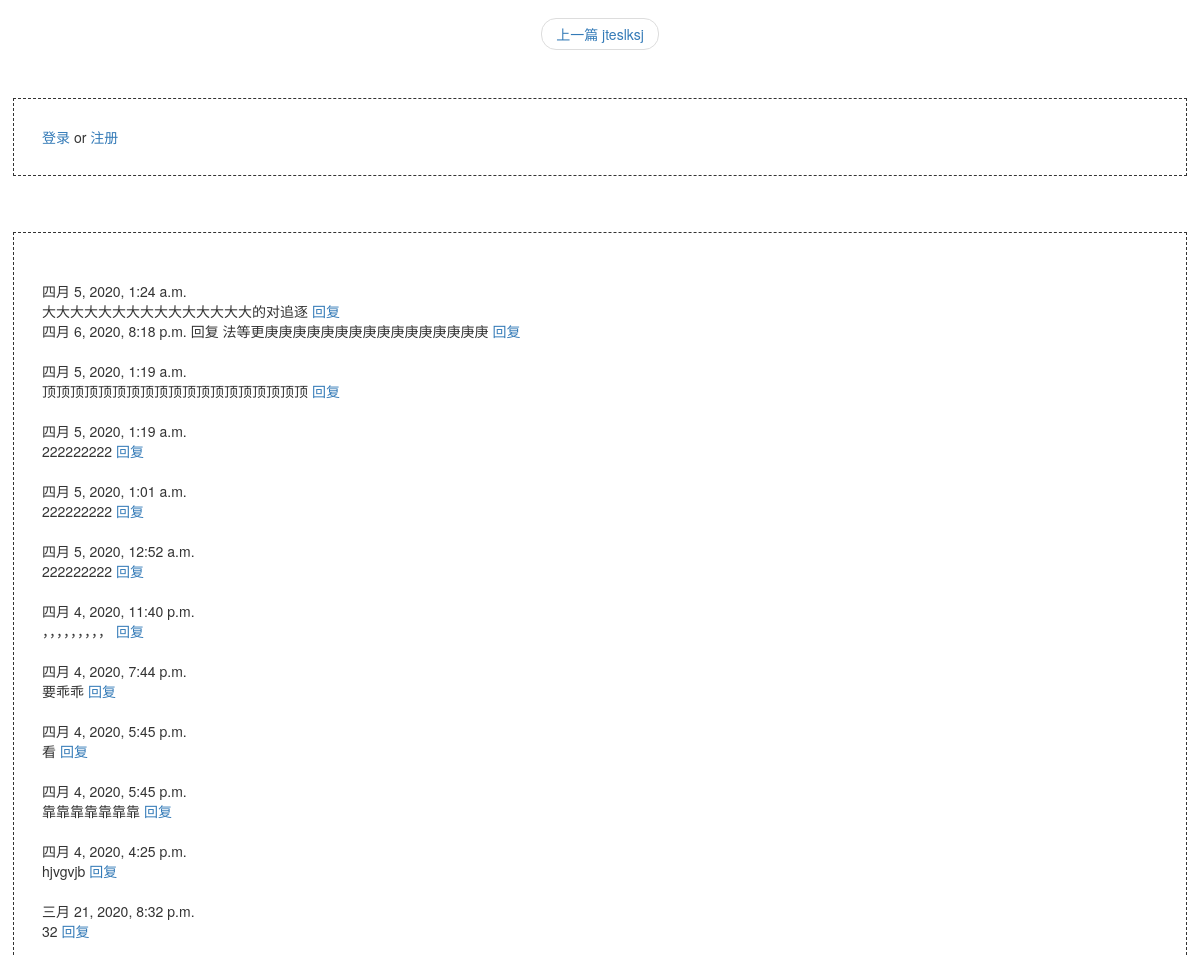
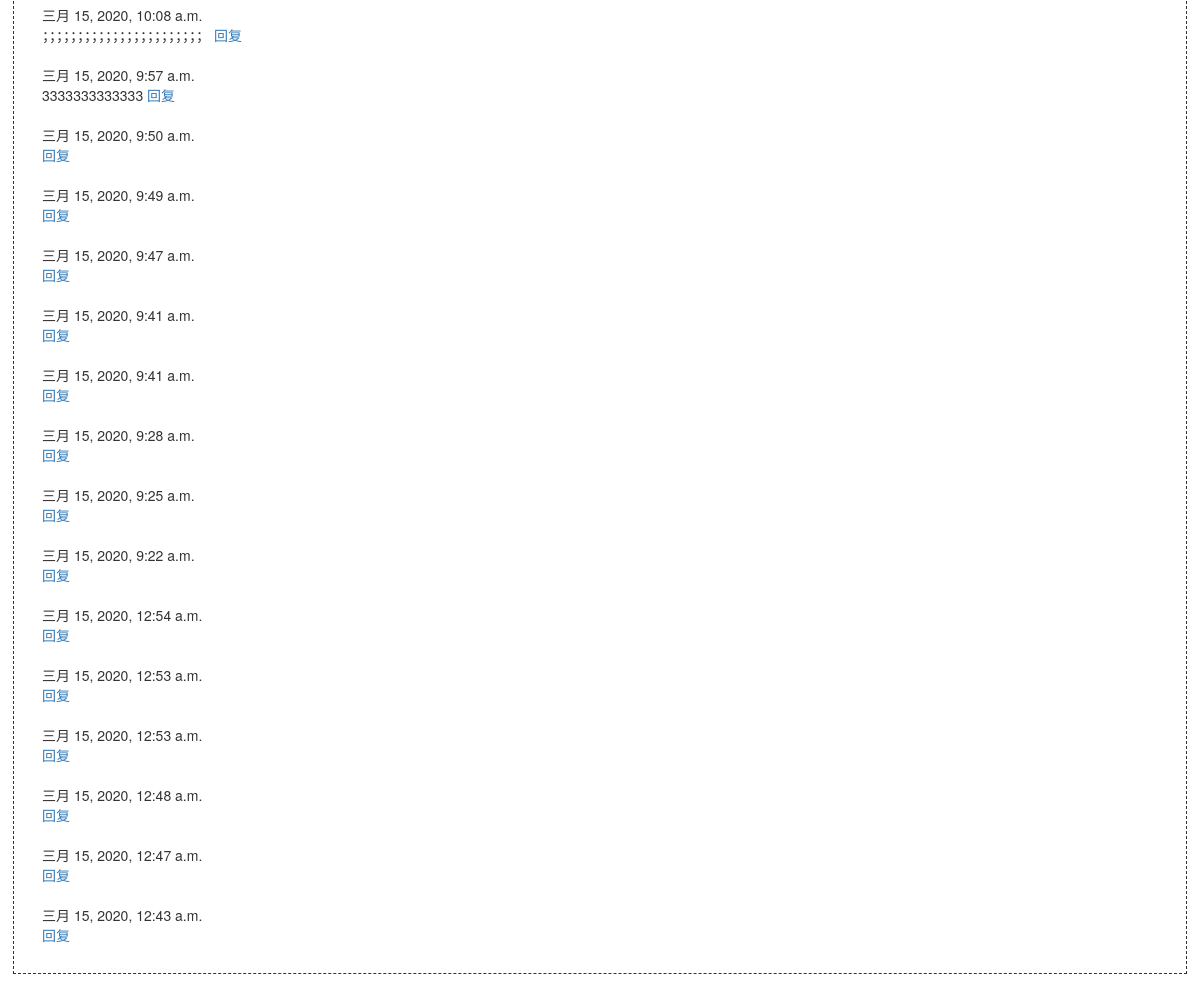
The app's page /blog/1 (lower part), older data (2 pictures, top to bottom).
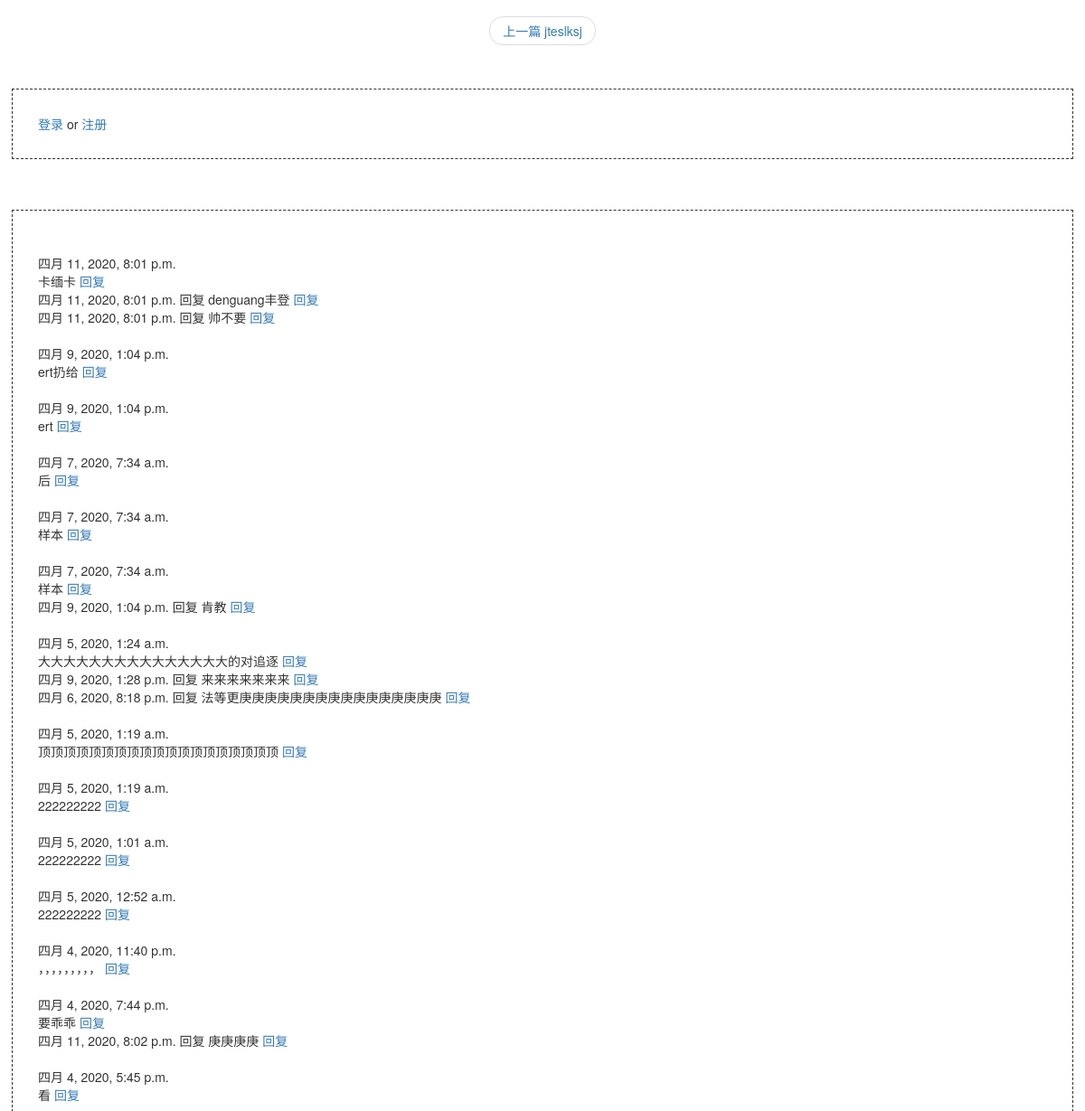
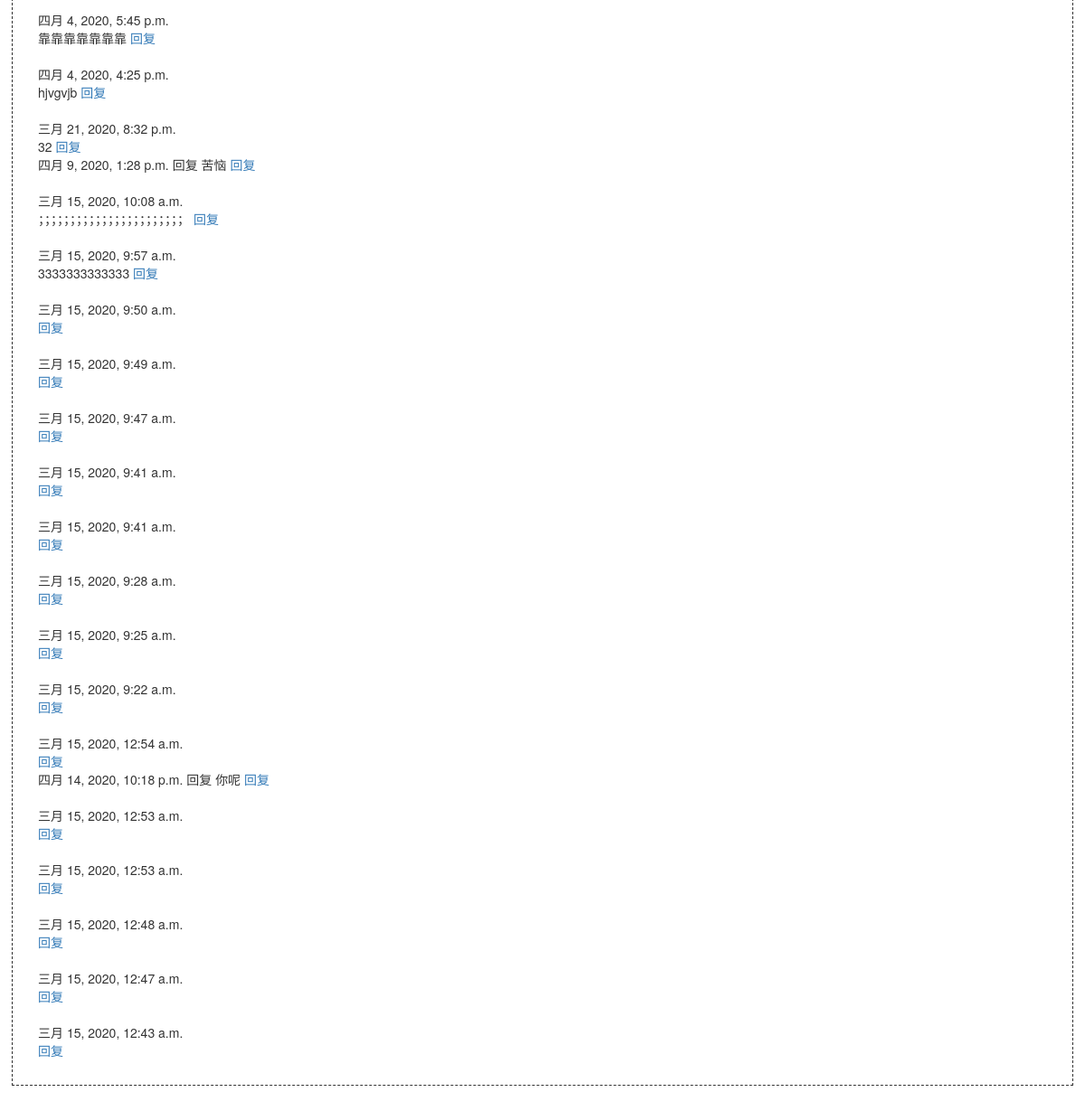
The same page, newer data (2 pictures, top to bottom).
### blog/models.py (models this page shows, shortened)
class Blog(models.Model):
    title = models.CharField(max_length=50)
    blog_type = models.ForeignKey(BlogType, on_delete=models.DO_NOTHING)
    content = MDTextField()
    author = models.ForeignKey(User,on_delete=models.DO_NOTHING)
    created_time = models.DateTimeField(auto_now_add=True)
    last_updated_time = models.DateField(auto_now=True)

### comment/models.py (models this page shows, shortened)
class Comment(models.Model):
    content_type = models.ForeignKey(
        ContentType, on_delete=models.CASCADE, related_name='comments')
    user = models.ForeignKey(
        User, on_delete=models.DO_NOTHING, related_name='comments')
    text = models.TextField()
    created_time = models.DateTimeField(auto_now_add=True)
    Content_object = GenericForeignKey('content_type', 'object_id')
    object_id = models.PositiveIntegerField()
    root = models.ForeignKey(
        'self', related_name='root_comment', null=True, on_delete=models.DO_NOTHING)
    parent = models.ForeignKey(
        'self', related_name='parent_comment', null=True, on_delete=models.DO_NOTHING)
    reply_to = models.ForeignKey(
        User, related_name="replies", null=True, on_delete=models.DO_NOTHING)
    class Meta:
        ordering = ["-created_time"]

### blog/views.py (the view)
# urls.py: path('<int:blog_id>', views.blog_detail, name='blog_detail'),
def blog_detail(requests, blog_id):
    context = {}
    blog = get_object_or_404(Blog, id=blog_id)
    context['blog'] = blog
    blog_comment_type = ContentType.objects.get_for_model(blog)
    comments = Comment.objects.filter(
        content_type=blog_comment_type, object_id=blog_id, parent=None)
    context['blog_content'] = markdown.markdown(blog.content.replace("\r\n", '  \n'), extensions=[
        'markdown.extensions.extra',
        'markdown.extensions.codehilite',
        'markdown.extensions.toc',
    ], safe_mode=True, enable_attributes=False)
    context['types'] = get_list_or_404(BlogType)
    context['previous_blog'] = Blog.objects.filter(
        created_time__gt=blog.created_time).first()
    context['next_blog'] = Blog.objects.filter(
        created_time__lt=blog.created_time).last()
    context['comments'] = comments
    data = {}
    data['content_type'] = blog_comment_type.model
    data['object_id'] = blog_id
    data['reply_comment_id'] = 0
    context['comments_form'] = CommentForm(initial=data)
    return render(requests, 'blog/blog_detail.html', context)

### blog/models.py (called while the page is built)
    def __str__(self):
        return self.type_name

### templates/blog/blog_detail.html (shortened to what this page needs)
{% extends "base.html" %}
{% block pagination %}
<nav aria-label="...">
    <ul class="pager">
        {% if previous_blog %}
        <li><a href="{% url 'blog_detail' previous_blog.id %}">上一篇&nbsp;{{ previous_blog.title }}</a></li>
        {% endif %}
    </ul>
</nav>
{% endblock %}
{% block comment %}
<div class="row">
    <div>
        <div style="margin: 2em;border: 1px dashed;padding: 2em;">
            {% if user.is_authenticated %}
            已登陆
            <form id='comments_form' action="{% url 'update_comment' %}" method="POST">
                {% csrf_token %}
                {{ comments_form }}
                <input type="submit" value="提交">
            </form>
            {% else %}
            <a href="{% url 'login' %}?from={{ request.get_full_path }}">登录</a>
            <span>or</span>
            <a href="{% url 'register' %}?from={{ request.get_full_path }}">注册</a>
            {% endif %}
        </div>
    </div>
</div>
<div class="row">
    <div>
        <div style="margin: 2em;border: 1px dashed;padding: 2em;">
            <div id='comment_list'>
                {% for comment in comments %}
                    <div class="comment">
                        {{ blog.user }}<br>
                        {{ comment.created_time }}<br>
                        {{ comment.text | safe }}
                        <a href="javascript:reply({{ comment.id }})">回复</a>
                        {% for reply in comment.root_comment.all %}
                            <div class="reply">
                                {{ reply.created_time }}
                                回复
                                {{ reply.text }}
                                <a href="javascript:reply({{ comment.id }})">回复</a>
                            </div>
                        {% endfor %}
                    </div>
                {% empty %}
                无
                {% endfor %}
            </div>
        </div>
    </div>
</div>
{% endblock %}

### templates/base.html (shortened to what this page needs)
<!DOCTYPE html>
<html lang="zh-CN">
<head>
  <link href="https://cdn.jsdelivr.net/npm/bootstrap@3.3.7/dist/css/bootstrap.min.css" rel="stylesheet">
</head>
<body>
  {% block pagination %}{% endblock %}
  {% block comment %}{% endblock %}
</body>
</html>

Row changes from the older to the newer data that the page shows:
added Comment: created_time "四月 11, 2020, 8:01 p.m.", text "卡缅卡"
added Comment: created_time "四月 11, 2020, 8:01 p.m.", text "denguang丰登"
added Comment: created_time "四月 11, 2020, 8:01 p.m.", text "帅不要"
added Comment: created_time "四月 9, 2020, 1:04 p.m.", text "ert扔给"
added Comment: created_time "四月 9, 2020, 1:04 p.m.", text "ert"
added Comment: created_time "四月 7, 2020, 7:34 a.m.", text "后"
added Comment: created_time "四月 7, 2020, 7:34 a.m.", text "样本"
added Comment: created_time "四月 7, 2020, 7:34 a.m.", text "样本"
added Comment: created_time "四月 9, 2020, 1:04 p.m.", text "肯教", shown under "四月 7, 2020, 7:34 a.m."
added Comment: created_time "四月 9, 2020, 1:28 p.m.", text "来来来来来来来", shown under "四月 5, 2020, 1:24 a.m."
added Comment: created_time "四月 11, 2020, 8:02 p.m.", text "庚庚庚庚", shown under "四月 4, 2020, 7:44 p.m."
added Comment: created_time "四月 9, 2020, 1:28 p.m.", text "苦恼", shown under "三月 21, 2020, 8:32 p.m."
added Comment: created_time "四月 14, 2020, 10:18 p.m.", text "你呢", shown under "三月 15, 2020, 12:54 a.m."
